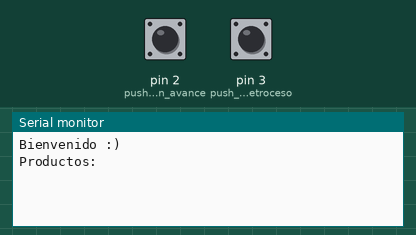
Recording of a sketch running on a simulated Arduino Uno, built with avr-gcc and run on an emulated ATmega328P. On the bench: the last lines printed to the serial monitor. The test bench sets the inputs (shaded band); at power-on: pin 2 (push_button_avance) LOW, pin 3 (push_button_retroceso) LOW.

Above: at 1.2 s.
1.3 s: pin 2 (push_button_avance) pulled HIGH for 0.15 s
At 2.4 s:
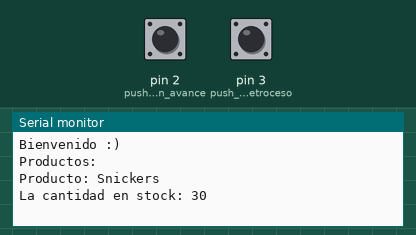
2.9 s: pin 3 (push_button_retroceso) pulled HIGH for 0.15 s
At 3.6 s:
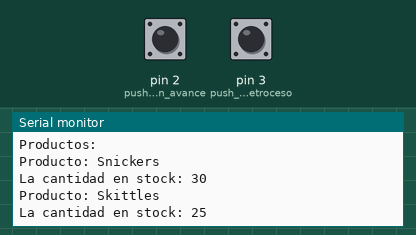
4.5 s: pin 2 (push_button_avance) pulled HIGH for 1 s
At 6.3 s:
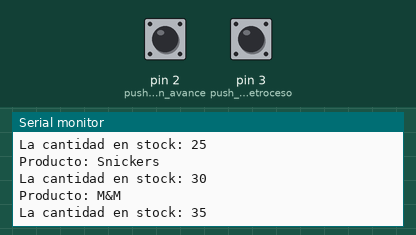
7.0 s: pin 3 (push_button_retroceso) pulled HIGH for 3.2 s
At 7.5 s:
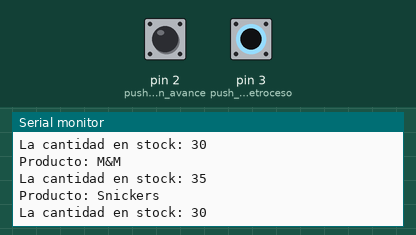
Timing chart, 0 to 10.0 s (numbered marks = the images above; inputs shaded):
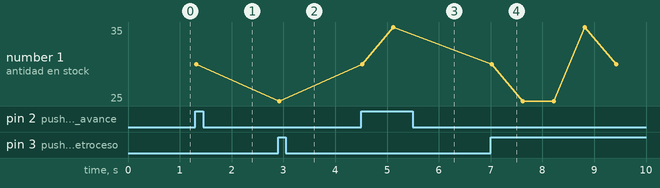

Measured:
- after the input at 1.3 s, the serial monitor: prints a new line at once (image 1)
- after the input at 2.9 s, the serial monitor: prints a new line at once (image 2)
- after the input at 4.5 s, the serial monitor: prints a new line at once (image 3)
- plotted number 1: 30 → 25 after the input at 2.9 s, 25 → 35 after the input at 4.5 s, 35 → 25 after the input at 7.0 s

The sketch:

Practica_III.ino
```cpp
/*
   Fundacion Kinal
   Centro educativo tecnico laboral Kinal
   Quinto perito
   Quinto electronica
   Codigo Tecnico: EB5AV
   Curso: Taller de electronica digital y reparacion de computadoras I
   Proyecto: Cátalogo de productos
   Dev: Diego Emanuel Yos Pinzón
   Fecha: 19 de abril

*/

#define push_button_avance 2 // Avance
#define push_button_retroceso 3 // Retroceso
#define configINPUT(pin) pinMode(pin, INPUT)
#define pausa delay(600)

struct datos_producto
{
  String nombre_producto;
  byte disponibilidad;
};

byte seleccion = 0;

datos_producto disponibilidad[4] = {
  {"Skittles", 25},
  {"Snickers", 30},
  {"M&M", 35},
  {"Polo", 25},
};

void setup() {
  Serial.begin(9600);
  configINPUT(push_button_avance);
  configINPUT(push_button_retroceso);
  Serial.println("Bienvenido :)");
  Serial.println("Productos:");
}

void loop() {
  if (digitalRead(push_button_avance) == HIGH) {
    if (seleccion == 3) {
      seleccion = 0;
    } else {
      seleccion = seleccion + 1;
    }
    Serial.println("Producto: " + disponibilidad[seleccion].nombre_producto);
    Serial.println("La cantidad en stock: " + String(disponibilidad[seleccion].disponibilidad));
    pausa;
  }

  if (digitalRead(push_button_retroceso) == HIGH) {
    if (seleccion == 0) {
      seleccion = 3;
    } else {
      seleccion = seleccion - 1;
    }
    Serial.println("Producto: " + disponibilidad[seleccion].nombre_producto);
    Serial.println("La cantidad en stock: " + String(disponibilidad[seleccion].disponibilidad));
    pausa;
  }
}
```
